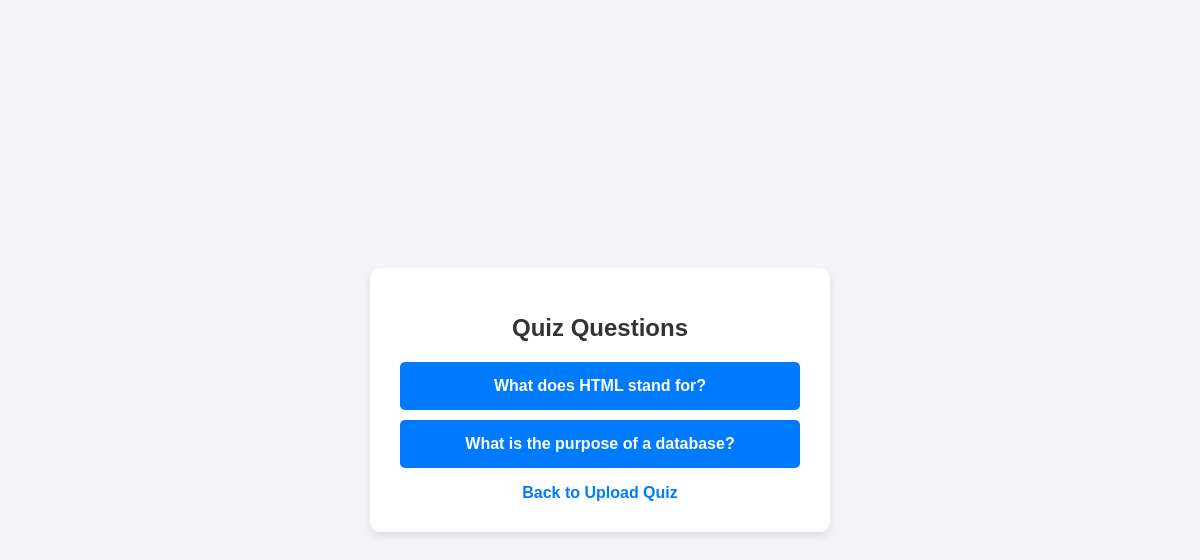
Page /list/ on the committed database.
### Courses/models.py (models this page shows, shortened)
class QuizQuestion(models.Model):
    instructor = models.ForeignKey(
        User, on_delete=models.CASCADE,
        limit_choices_to={"userprofile__role": "instructor"},
        related_name="quiz_questions"
    )
    question_text = models.CharField(max_length=255)
    choices = models.JSONField()
    correct_answer = models.CharField(max_length=255)
    created_at = models.DateTimeField(auto_now_add=True)
    class Meta:
        verbose_name_plural = "Quizzes"

### Courses/views.py (the view)
# urls.py: path('list/', QuizQuestionListView.as_view(), name='quiz_list'),
class QuizQuestionListView(ListView):
    model = QuizQuestion
    template_name = './instructor/questions_list.html'
    context_object_name = 'questions'

### templates/instructor/questions_list.html (shortened to what this page needs)
<!DOCTYPE html>
<html lang="en">
<head>
</head>
<body>
    <div class="container">
        {% block content %}
        <h1>Quiz Questions</h1>
        <ul>
            {% for question in questions %}
            <li>
                <a href="{% url 'attempt_quiz' question.pk %}">{{ question.question_text }}</a>
            </li>
            {% endfor %}
        </ul>
        {% endblock %}
        <a href="{% url 'quiz_upload' %}" class="home">Back to Upload Quiz</a>
    </div>
</body>
</html>

### templates/instructor/questions_list.html (style rules this page uses)
body { font-family: 'Arial', sans-serif; background-color: #f4f4f9; margin: 0; padding: 0; display: flex; justify-content: center; align-items: center; height: 100vh; }
.container { background: white; padding: 30px; border-radius: 10px; box-shadow: 0 4px 8px rgba(0, 0, 0, 0.1); width: 400px; text-align: center; }
h1 { font-size: 24px; color: #333; margin-bottom: 20px; }
ul { list-style: none; padding: 0; }
li { background: #007bff; margin: 10px 0; padding: 15px; border-radius: 5px; transition: 0.3s ease; }
a { text-decoration: none; color: white; font-weight: bold; display: block; }
.home { color: #007bff; }

### rows in the picture
QuizQuestion: question_text "What does HTML stand for?"
QuizQuestion: question_text "What is the purpose of a database?"
